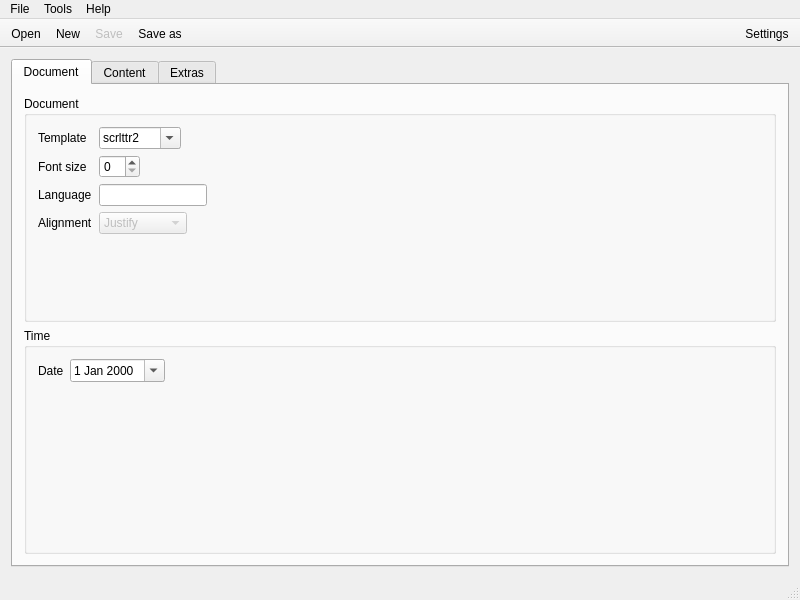
<?xml version="1.0" encoding="UTF-8"?>
<ui version="4.0">
 <class>Clattr</class>
 <widget class="QMainWindow" name="Clattr">
  <property name="geometry">
   <rect>
    <x>0</x>
    <y>0</y>
    <width>800</width>
    <height>600</height>
   </rect>
  </property>
  <property name="windowTitle">
   <string>Clattr</string>
  </property>
  <property name="windowIcon">
   <iconset theme="accessories-text-editor">
    <normaloff/>
   </iconset>
  </property>
  <widget class="QWidget" name="centralwidget">
   <layout class="QGridLayout" name="gridLayout">
    <item row="0" column="0">
     <widget class="QTabWidget" name="tabWidget">
      <property name="currentIndex">
       <number>0</number>
      </property>
      <widget class="QWidget" name="TabDocument">
       <property name="enabled">
        <bool>true</bool>
       </property>
       <attribute name="title">
        <string>Document</string>
       </attribute>
       <layout class="QGridLayout" name="gridLayout_2">
        <item row="1" column="0">
         <widget class="QGroupBox" name="GroupBoxTime">
          <property name="title">
           <string>Time</string>
          </property>
          <layout class="QFormLayout" name="formLayout_2">
           <property name="fieldGrowthPolicy">
            <enum>QFormLayout::FieldsStayAtSizeHint</enum>
           </property>
           <item row="0" column="0">
            <widget class="QLabel" name="labelDate">
             <property name="text">
              <string>Date</string>
             </property>
            </widget>
           </item>
           <item row="0" column="1">
            <widget class="QDateEdit" name="inputDate">
             <property name="calendarPopup">
              <bool>true</bool>
             </property>
            </widget>
           </item>
          </layout>
         </widget>
        </item>
        <item row="0" column="0">
         <widget class="QGroupBox" name="groupBoxDocument">
          <property name="title">
           <string>Document</string>
          </property>
          <layout class="QFormLayout" name="formLayout_4">
           <property name="fieldGrowthPolicy">
            <enum>QFormLayout::FieldsStayAtSizeHint</enum>
           </property>
           <item row="0" column="0">
            <widget class="QLabel" name="labelTemplate">
             <property name="text">
              <string>Template</string>
             </property>
            </widget>
           </item>
           <item row="1" column="0">
            <widget class="QLabel" name="labelFontsize">
             <property name="text">
              <string>Font size</string>
             </property>
            </widget>
           </item>
           <item row="1" column="1">
            <widget class="QSpinBox" name="inputFontsize"/>
           </item>
           <item row="2" column="0">
            <widget class="QLabel" name="labelLanguage">
             <property name="text">
              <string>Language</string>
             </property>
            </widget>
           </item>
           <item row="2" column="1">
            <widget class="QLineEdit" name="inputLanguage">
             <property name="text">
              <string/>
             </property>
            </widget>
           </item>
           <item row="3" column="0">
            <widget class="QLabel" name="label">
             <property name="text">
              <string>Alignment</string>
             </property>
            </widget>
           </item>
           <item row="3" column="1">
            <widget class="QComboBox" name="inputAlign">
             <property name="enabled">
              <bool>false</bool>
             </property>
             <item>
              <property name="text">
               <string>Justify</string>
              </property>
             </item>
             <item>
              <property name="text">
               <string>Flush left</string>
              </property>
             </item>
             <item>
              <property name="text">
               <string>Flush right</string>
              </property>
             </item>
            </widget>
           </item>
           <item row="0" column="1">
            <widget class="QComboBox" name="inputTemplate">
             <property name="editable">
              <bool>true</bool>
             </property>
             <item>
              <property name="text">
               <string>scrlttr2</string>
              </property>
             </item>
             <item>
              <property name="text">
               <string>scrlttr2old</string>
              </property>
             </item>
            </widget>
           </item>
          </layout>
         </widget>
        </item>
       </layout>
      </widget>
      <widget class="QWidget" name="TabContent">
       <attribute name="title">
        <string>Content</string>
       </attribute>
       <layout class="QGridLayout" name="gridLayout_3">
        <item row="0" column="0">
         <widget class="QTabWidget" name="tabWidget_2">
          <property name="currentIndex">
           <number>0</number>
          </property>
          <widget class="QWidget" name="tabAddress">
           <attribute name="title">
            <string>Address</string>
           </attribute>
           <layout class="QGridLayout" name="gridLayout_11">
            <item row="0" column="0">
             <widget class="QGroupBox" name="groupBoxSender">
              <property name="title">
               <string>Sender</string>
              </property>
              <layout class="QGridLayout" name="gridLayout_4">
               <item row="0" column="0">
                <layout class="QHBoxLayout" name="horizontalLayout">
                 <item>
                  <widget class="QLabel" name="labelSendername">
                   <property name="text">
                    <string>Name</string>
                   </property>
                  </widget>
                 </item>
                 <item>
                  <widget class="QLineEdit" name="inputSendername"/>
                 </item>
                </layout>
               </item>
               <item row="2" column="0">
                <widget class="QPlainTextEdit" name="inputSenderaddress"/>
               </item>
               <item row="1" column="0">
                <widget class="QLabel" name="labelSenderaddress">
                 <property name="text">
                  <string>Address</string>
                 </property>
                </widget>
               </item>
              </layout>
             </widget>
            </item>
            <item row="1" column="0">
             <widget class="QGroupBox" name="groupBoxReceiver">
              <property name="title">
               <string>Receiver</string>
              </property>
              <layout class="QGridLayout" name="gridLayout_5">
               <item row="0" column="0">
                <widget class="QPlainTextEdit" name="inputReceiver"/>
               </item>
              </layout>
             </widget>
            </item>
           </layout>
          </widget>
          <widget class="QWidget" name="tabSentences">
           <attribute name="title">
            <string>Sentences</string>
           </attribute>
           <layout class="QGridLayout" name="gridLayout_8">
            <item row="0" column="0">
             <widget class="QGroupBox" name="groupBoxObject">
              <property name="title">
               <string>Object</string>
              </property>
              <layout class="QGridLayout" name="gridLayout_9">
               <item row="1" column="0">
                <widget class="QLineEdit" name="inputObject"/>
               </item>
               <item row="0" column="0">
                <widget class="QLabel" name="labelObject">
                 <property name="text">
                  <string>Object</string>
                 </property>
                </widget>
               </item>
              </layout>
             </widget>
            </item>
            <item row="1" column="0">
             <widget class="QGroupBox" name="groupBoxOpening">
              <property name="title">
               <string>Opening</string>
              </property>
              <layout class="QGridLayout" name="gridLayout_14">
               <item row="1" column="0">
                <widget class="QLineEdit" name="inputOpening"/>
               </item>
               <item row="0" column="0">
                <widget class="QLabel" name="labelOpening">
                 <property name="text">
                  <string>Opening</string>
                 </property>
                </widget>
               </item>
              </layout>
             </widget>
            </item>
            <item row="2" column="0">
             <widget class="QGroupBox" name="groupBoxClosing">
              <property name="title">
               <string>Closing</string>
              </property>
              <layout class="QGridLayout" name="gridLayout_15">
               <item row="0" column="0">
                <widget class="QLabel" name="labelClosing">
                 <property name="text">
                  <string>Closing</string>
                 </property>
                </widget>
               </item>
               <item row="1" column="0">
                <widget class="QLineEdit" name="inputClosing"/>
               </item>
               <item row="2" column="0">
                <widget class="QLabel" name="labelSignature">
                 <property name="text">
                  <string>Signature</string>
                 </property>
                </widget>
               </item>
               <item row="3" column="0">
                <widget class="QPlainTextEdit" name="inputSignature"/>
               </item>
              </layout>
             </widget>
            </item>
           </layout>
          </widget>
          <widget class="QWidget" name="tabText">
           <attribute name="title">
            <string>Text</string>
           </attribute>
           <layout class="QGridLayout" name="gridLayout_12">
            <item row="0" column="0">
             <widget class="QGroupBox" name="groupBoxText">
              <property name="title">
               <string>Text</string>
              </property>
              <layout class="QGridLayout" name="gridLayout_13">
               <item row="0" column="0">
                <widget class="QPlainTextEdit" name="inputText"/>
               </item>
              </layout>
             </widget>
            </item>
           </layout>
          </widget>
         </widget>
        </item>
       </layout>
      </widget>
      <widget class="QWidget" name="tabExtras">
       <attribute name="title">
        <string>Extras</string>
       </attribute>
       <layout class="QGridLayout" name="gridLayout_10">
        <item row="0" column="0">
         <widget class="QGroupBox" name="groupBoxPackages">
          <property name="title">
           <string>Additional packages</string>
          </property>
          <layout class="QGridLayout" name="gridLayout_7">
           <item row="0" column="0">
            <widget class="QPlainTextEdit" name="inputPackages"/>
           </item>
          </layout>
         </widget>
        </item>
        <item row="1" column="0">
         <widget class="QGroupBox" name="groupBoxAttachement">
          <property name="title">
           <string>Attachements</string>
          </property>
          <layout class="QGridLayout" name="gridLayout_6">
           <item row="0" column="0">
            <widget class="QCheckBox" name="boolAttachement">
             <property name="text">
              <string>Use attachements?</string>
             </property>
            </widget>
           </item>
           <item row="1" column="0">
            <widget class="QPlainTextEdit" name="inputAttachement">
             <property name="enabled">
              <bool>false</bool>
             </property>
            </widget>
           </item>
          </layout>
         </widget>
        </item>
       </layout>
      </widget>
     </widget>
    </item>
   </layout>
  </widget>
  <widget class="QMenuBar" name="menubar">
   <property name="geometry">
    <rect>
     <x>0</x>
     <y>0</y>
     <width>800</width>
     <height>19</height>
    </rect>
   </property>
   <widget class="QMenu" name="menuDatei">
    <property name="title">
     <string>File</string>
    </property>
    <addaction name="actionNew"/>
    <addaction name="actionOpen"/>
    <addaction name="separator"/>
    <addaction name="actionSave"/>
    <addaction name="actionSaveAs"/>
    <addaction name="separator"/>
    <addaction name="actionExportAsTex"/>
    <addaction name="separator"/>
    <addaction name="actionQuit"/>
   </widget>
   <widget class="QMenu" name="menuHilfe">
    <property name="title">
     <string>Help</string>
    </property>
    <addaction name="actionAbout"/>
    <addaction name="actionLicense"/>
    <addaction name="separator"/>
    <addaction name="actionAboutQt"/>
   </widget>
   <widget class="QMenu" name="menuExtras">
    <property name="title">
     <string>Tools</string>
    </property>
    <addaction name="actionSettings"/>
   </widget>
   <addaction name="menuDatei"/>
   <addaction name="menuExtras"/>
   <addaction name="menuHilfe"/>
  </widget>
  <widget class="QStatusBar" name="statusbar">
   <property name="enabled">
    <bool>true</bool>
   </property>
  </widget>
  <widget class="QToolBar" name="toolBar">
   <property name="windowTitle">
    <string>toolBar</string>
   </property>
   <property name="movable">
    <bool>false</bool>
   </property>
   <attribute name="toolBarArea">
    <enum>TopToolBarArea</enum>
   </attribute>
   <attribute name="toolBarBreak">
    <bool>false</bool>
   </attribute>
   <addaction name="actionOpen"/>
   <addaction name="actionNew"/>
   <addaction name="actionSave"/>
   <addaction name="actionSaveAs"/>
  </widget>
  <widget class="QToolBar" name="toolBar_2">
   <property name="windowTitle">
    <string>toolBar_2</string>
   </property>
   <property name="layoutDirection">
    <enum>Qt::RightToLeft</enum>
   </property>
   <property name="movable">
    <bool>false</bool>
   </property>
   <attribute name="toolBarArea">
    <enum>TopToolBarArea</enum>
   </attribute>
   <attribute name="toolBarBreak">
    <bool>false</bool>
   </attribute>
   <addaction name="actionSettings"/>
  </widget>
  <action name="actionSave">
   <property name="enabled">
    <bool>false</bool>
   </property>
   <property name="icon">
    <iconset theme="document-save">
     <normaloff/>
    </iconset>
   </property>
   <property name="text">
    <string>Save</string>
   </property>
  </action>
  <action name="actionSaveAs">
   <property name="icon">
    <iconset theme="document-save-as">
     <normaloff/>
    </iconset>
   </property>
   <property name="text">
    <string>Save as...</string>
   </property>
  </action>
  <action name="actionQuit">
   <property name="icon">
    <iconset theme="window-close">
     <normaloff/>
    </iconset>
   </property>
   <property name="text">
    <string>Quit</string>
   </property>
  </action>
  <action name="actionNew">
   <property name="icon">
    <iconset theme="document-new">
     <normaloff/>
    </iconset>
   </property>
   <property name="text">
    <string>New</string>
   </property>
  </action>
  <action name="actionAbout">
   <property name="text">
    <string>About</string>
   </property>
  </action>
  <action name="actionOpen">
   <property name="icon">
    <iconset theme="document-open">
     <normaloff/>
    </iconset>
   </property>
   <property name="text">
    <string>Open...</string>
   </property>
  </action>
  <action name="actionExportAsTex">
   <property name="text">
    <string>Export As *.tex...</string>
   </property>
  </action>
  <action name="actionAboutQt">
   <property name="text">
    <string>About Qt</string>
   </property>
  </action>
  <action name="actionLicense">
   <property name="text">
    <string>License</string>
   </property>
  </action>
  <action name="actionSettings">
   <property name="icon">
    <iconset theme="configure">
     <normaloff/>
    </iconset>
   </property>
   <property name="text">
    <string>Settings...</string>
   </property>
  </action>
 </widget>
 <layoutdefault spacing="6" margin="11"/>
 <tabstops>
  <tabstop>tabWidget</tabstop>
  <tabstop>inputFontsize</tabstop>
  <tabstop>inputLanguage</tabstop>
  <tabstop>inputAlign</tabstop>
  <tabstop>inputDate</tabstop>
  <tabstop>tabWidget_2</tabstop>
  <tabstop>inputSendername</tabstop>
  <tabstop>inputSenderaddress</tabstop>
  <tabstop>inputReceiver</tabstop>
  <tabstop>inputObject</tabstop>
  <tabstop>inputOpening</tabstop>
  <tabstop>inputClosing</tabstop>
  <tabstop>inputSignature</tabstop>
  <tabstop>inputText</tabstop>
  <tabstop>inputPackages</tabstop>
  <tabstop>boolAttachement</tabstop>
  <tabstop>inputAttachement</tabstop>
 </tabstops>
 <resources/>
 <connections>
  <connection>
   <sender>boolAttachement</sender>
   <signal>toggled(bool)</signal>
   <receiver>inputAttachement</receiver>
   <slot>setEnabled(bool)</slot>
   <hints>
    <hint type="sourcelabel">
     <x>134</x>
     <y>364</y>
    </hint>
    <hint type="destinationlabel">
     <x>134</x>
     <y>457</y>
    </hint>
   </hints>
  </connection>
  <connection>
   <sender>actionQuit</sender>
   <signal>triggered()</signal>
   <receiver>Clattr</receiver>
   <slot>close()</slot>
   <hints>
    <hint type="sourcelabel">
     <x>-1</x>
     <y>-1</y>
    </hint>
    <hint type="destinationlabel">
     <x>399</x>
     <y>299</y>
    </hint>
   </hints>
  </connection>
 </connections>
</ui>
